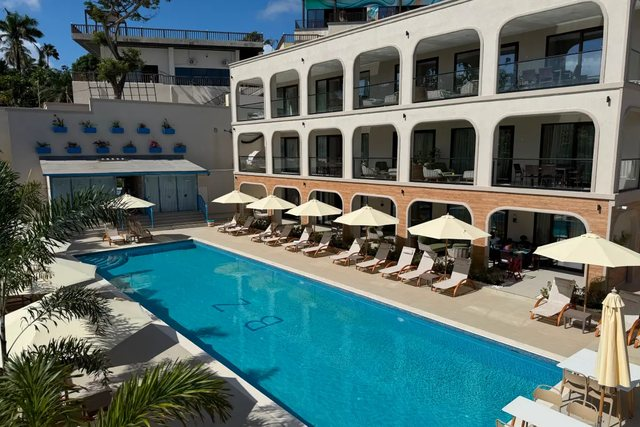
#> input picture assets/properties/aila-resorts-villas-residences-640.jpg, 640 x 427 px
$ python -i build-property-images.py   (imports and definitions only)
#> lines starting #> are read from the running program, lines starting #| are printed output that depends on the picture
#> in emit, im is the input picture: PIL image 640x427 RGB; mean R, G, B 91.3, 111.2, 108.2
"""
build-property-images.py — turn the property asset library into web imagery
============================================================================
Reads the Discover Saint Lucia WELL asset library (asset_catalogue.csv plus the
properties/ tree) and emits responsive derivatives into assets/properties/.

Run:
    py tools/build-property-images.py <asset-library-root> [<supplement-root> ...]

Several roots may be given. Each has the same layout (asset_catalogue.csv +
properties/<NN-slug>/); catalogues are merged and a file is looked up in the
roots in order. The 2026-08-10 library is the first; later research lands in a
supplement library beside it, never inside this repo.

Selection is explicit, not automatic. HEROES names the exact file chosen for
each property, because "largest landscape image" picks a bedroom over a Piton
view often enough to matter. GALLERY names up to six more per property, each
tagged with what it shows. A named list is also reviewable: you can see what
changed in a diff.

Every source is a first-party promotional asset from the property's own site
unless its catalogue row says otherwise (source_kind below). Provenance —
source page, retrieval date, rights status — is carried into
content/properties-media.js so it stays attached to the image rather than
living only in a spreadsheet.

RIGHTS. The library's own README says: "Treat every asset as permission
required / not verified." Every image therefore carries `cleared: False`
until Duncan sets it, and the client document shows only cleared images. The
workspace shows everything, marked.
"""
import csv
import hashlib
import json
import os
import re
import sys
from PIL import Image

# property_folder -> (chosen file, short alt text)
HEROES = {
    '01-sugar-beach-viceroy': (
        '07_other_viceroy-home.webp',
        'Sugar Beach resort set between the Pitons above Val des Pitons.'),
    '02-jade-mountain': (
        '07_rooms-villas_jade-sunset-on-terrace-3.jpg',
        'An open-wall Jade Mountain sanctuary at sunset, facing the Pitons.'),
    '03-anse-chastanet': (
        '07_exterior-aerial_aerial-3.jpg',
        'Anse Chastanet beach and its house reef seen from above.'),
    '04-the-landings': (
        '06_exterior-aerial_resort-overview.jpg',
        'The Landings Resort seen across its marina and villa suites.'),
    '05-sandals-grande-st-lucian': (
        '01_exterior-aerial_sgl-heart-pool-drone-5f015482c8.avif',
        'Sandals Grande St. Lucian on the Pigeon Island causeway from the air.'),
    '06-bodyholiday': (
        '01_pool-beach-views_hero-fb-cover-2020edit-1-scaled.jpg',
        'The beach and wellness pavilions at BodyHoliday, Cariblue Beach.'),
    # A'ila's exterior/aerial assets (01, 03, 04, 06, 07) are CGI architectural
    # RENDERINGS of an in-development property, not photographs. Publishing one
    # as a place a traveller can visit today would be a false claim, so the hero
    # is the built residence instead. See `RENDERING_WARNING` below.
    '07-aila-resorts-villas-residences': (
        '02_rooms-villas_bluezone-club-residence.webp',
        "A residence and pool deck at A'ila, Rodney Bay."),
    '08-stolentime': (
        '05_wellness-spa_spa-in-the-water-garden-1.jpg',
        'The Spa in the Water Garden at StolenTime, Malabar Beach.'),
    '09-rabot-hotel-hotel-chocolat': (
        '03_pool-beach-views_infinity-pool-piton-view-matt-wild-1.jpg',
        'The infinity pool at Rabot Hotel looking out to the Pitons.'),
    '10-ladera-resort': (
        '05_rooms-villas_heritage-suite-wide.jpg',
        'A Ladera heritage suite with its open fourth wall framing the Pitons.'),
    '11-cap-maison': (
        '04_exterior-aerial_aerial-054.jpg',
        'Cap Maison above the cliffs at Cap Estate.'),
    '12-thelifeco-st-lucia': (
        '06_other_photo1.webp',
        'TheLifeCo above the coastline at Rodney Bay.'),
    '13-stonefield-villa-resort': (
        '01_pool-beach-views_hiking-views.jpg',
        'The Piton view from the Stonefield estate above Soufrière.'),
    # Supplied separately 2026-08-10, so these two have no catalogue row and
    # therefore no source/retrieved provenance — see PROVENANCE_GAP below.
    '14-zoetry-marigot-bay': (
        '12_exterior-aerial_labas-beach.webp',
        'The beach and sheltered water at Marigot Bay.'),
    '15-calabash-cove': (
        '04_exterior-aerial_resort-and-beach.webp',
        'Calabash Cove above its beach on Bonaire Bay.'),
}

# What a gallery frame may be tagged as. Fixed, so the thumb label is one of
# seven words and the client document can ask for "the spa frame" by name.
KINDS = frozenset({'hero', 'spa', 'room', 'lobby', 'gym', 'activity', 'dining', 'exterior'})

# property_folder -> [(file, kind, alt), ...]  — up to six, the hero makes seven.
# Every pick was eyeballed on a contact sheet, not mapped from the filename's
# category token: the catalogue's categories are wrong often enough to matter
# (Anse Chastanet's "pool, beach & views" rows are room interiors; The Landings'
# "rooms" row is a beachside table). Excluded on sight: CGI renderings (A'ila),
# marketing frames with text baked in, weddings, stock-looking and medical
# imagery (TheLifeCo's consultation and IV frames — the field guide's brief says
# "avoid unsupported medical imagery"). Alt text says what is in the frame.
GALLERY = {
    '01-sugar-beach-viceroy': [
        ('12_wellness-spa_la-rainforest-spa-md-spa-day009370-hdr-central-009282.jpg', 'spa',
         'A thatched treatment hut of the Rainforest Spa beside a rock pool, Sugar Beach.'),
        ('08_rooms-villas_sugar-beach-luxury-cottage-outdoor-area.jpg', 'room',
         'A white Luxury Cottage with its terrace and plunge pool among the trees.'),
        ('11_wellness-spa_vhr-viceroy-sugar-beach-wellness-fitness-center.jpg', 'gym',
         'The fitness centre at Sugar Beach, a curved timber room of cardio machines open to the garden.'),
        ('10_wellness-spa_vhr-viceroy-sugar-beach-wellness-yoga-beach.jpg', 'activity',
         'A yoga pose on a deck with Petit Piton directly behind.'),
        ('05_dining-culinary_vsb-chef-with-fish.webp', 'dining',
         'A chef carrying the day’s catch along the beach below the Pitons.'),
        ('03_pool-beach-views_vhr-viceroy-sugar-beach-spice-of-life-4-0.jpg', 'exterior',
         'Petit Piton seen from the end of the jetty at Sugar Beach.'),
    ],
    '02-jade-mountain': [
        ('01_exterior-aerial_home-bottom-aerial.jpg', 'exterior',
         'Jade Mountain’s bridges and sanctuaries from the air, the Pitons across the bay.'),
        ('02_rooms-villas_slider3.jpg', 'room',
         'A sanctuary’s infinity pool and open fourth wall at dusk, facing the Pitons.'),
        ('03_wellness-spa_main-img-spa-treatments.jpg', 'spa',
         'A massage on a sanctuary terrace beside the pool, the Pitons in view.'),
        ('04_experiences-people_main-img-activities.jpg', 'activity',
         'Snorkellers over the reef in Anse Chastanet bay, the Pitons behind.'),
        ('09_wellness-spa_main-img-yoga.jpg', 'activity',
         'A partner yoga session beside a sanctuary pool at Jade Mountain.'),
        ('51_dining-culinary_celestial-terrace-dinner.jpg', 'dining',
         'Dinner for two on the Celestial Terrace at Jade Mountain, the Pitons behind.'),
    ],
    '03-anse-chastanet': [
        ('02_rooms-villas_anse-room1.jpg', 'room',
         'An open-sided hillside room at Anse Chastanet, madras-covered seating and the Pitons beyond.'),
        ('11_wellness-spa_ansechastanet-spa-3-medium.jpg', 'spa',
         'A guest in a robe at the rail of the Kai Mer spa above the sea.'),
        ('51_dining-culinary_beach-dinner-cabana.jpg', 'dining',
         'A candlelit dinner cabana on the beach at Anse Chastanet at sunset.'),
        ('10_wellness-spa_sup-yoga.jpg', 'activity',
         'Stand-up paddleboard yoga on the calm water off Anse Chastanet beach.'),
        ('05_experiences-people_snorkeler-single.jpg', 'activity',
         'A snorkeller surfacing in the bay, the Pitons on the horizon.'),
        ('06_other_achbay-sept23-0004-medium-1.jpg', 'exterior',
         'Anse Chastanet bay and its beach from above, Petit Piton behind the headland.'),
    ],
    '04-the-landings': [
        ('01_rooms-villas_callaloo-241a2991-1.webp', 'dining',
         'Tables set at the water’s edge at Callaloo, The Landings, at sunset.'),
        ('02_other_thelandings-gallery-46-65bd58ce41bac.jpg', 'exterior',
         'The Landings’ villa suites along Pigeon Island beach.'),
        ('03_rooms-villas_beachfron-241a1198-1.webp', 'room',
         'A beachfront suite’s covered terrace with plunge pool and Rodney Bay view.'),
        ('04_exterior-aerial_landings-activities-aerialtram-65fb47d48ef03-1.webp', 'activity',
         'Guests riding the rainforest aerial tram, an excursion from The Landings.'),
        ('07_wellness-spa_landings-spawellness-fitness-center-65aff848e65c8.webp', 'activity',
         'A mat class in the fitness studio at The Landings.'),
        ('10_wellness-spa_landings-25-spa-2x-1.webp', 'spa',
         'A treatment room at The Landings spa, curtains open to the terrace.'),
    ],
    '05-sandals-grande-st-lucian': [
        ('02_rooms-villas_sgl-hr-bedroom-cb7f2d2579.avif', 'room',
         'A bedroom at Sandals Grande St. Lucian opening onto a private pool.'),
        ('08_exterior-aerial_sgl-lobby-entrance-620bbf9711.avif', 'lobby',
         'The open-air lobby lounge at Sandals Grande St. Lucian.'),
        ('04_exterior-aerial_sgl-grounds-16-05fcbb5b08.webp', 'exterior',
         'Gardens and gazebos on the grounds at Sandals Grande St. Lucian.'),
        ('10_wellness-spa_list-content-02-01-e122612f3f.avif', 'spa',
         'A twin treatment cabana on the beach with a soaking tub, open to the sea.'),
        ('11_wellness-spa_list-content-02-02-fbc2dc679c.avif', 'gym',
         'The fitness centre at Sandals Grande St. Lucian, treadmills facing the sea.'),
        ('51_dining-culinary_waterside-restaurant-terrace.jpg', 'dining',
         'An open-air restaurant terrace at the water’s edge, Sandals Grande St. Lucian.'),
    ],
    '06-bodyholiday': [
        ('02_wellness-spa_img-4730.jpg', 'activity',
         'A sunrise yoga pose on the jetty at BodyHoliday, Pigeon Island behind.'),
        ('03_dining-culinary_restaurants.jpg', 'dining',
         'A sushi platter at one of BodyHoliday’s restaurants.'),
        ('07_rooms-villas_accommodations-1.webp', 'room',
         'A guest room at BodyHoliday with a freestanding tub and garden view.'),
        ('08_wellness-spa_ff083c58-3b04-4ad5-8df2-71353fa3c541.webp', 'spa',
         'A head treatment in the Wellness Centre at BodyHoliday.'),
        ('51_exterior-aerial_wellness-centre-courtyard.jpg', 'exterior',
         'The Wellness Centre at BodyHoliday, its arched courtyard and pavilion.'),
        ('13_wellness-spa_dsc8328.jpg', 'gym',
         'A mat class with stability balls in the fitness studio at BodyHoliday.'),
    ],
    # Only built-and-operating frames. Assets 01/03/04/06/07 are renderings and
    # are never picked; TheLifeCo's frames are the operating centre.
    '07-aila-resorts-villas-residences': [
        ('05_other_high-format-tlc-main.webp', 'exterior',
         'The operating TheLifeCo centre at A’ila, Rodney Bay, from the air.'),
        ('11_wellness-spa_4-healthy-nutrition.webp', 'dining',
         'Plant-based rolls from the TheLifeCo kitchen at A’ila.'),
        ('12_wellness-spa_cta-wellness.jpg', 'spa',
         'A massage under the palms at the operating TheLifeCo centre.'),
    ],
    '08-stolentime': [
        ('01_pool-beach-views_nature-2-1-1.webp', 'exterior',
         'Gardens and a gazebo among the palms at StolenTime, Malabar Beach.'),
        ('03_pool-beach-views_beach-yog1-2.webp', 'exterior',
         'Malabar Beach in front of StolenTime, Pigeon Island across the water.'),
        ('02_other_feet-v4b-1.jpg', 'dining',
         'A couple at dinner at StolenTime.'),
        ('09_wellness-spa_holistic-fitness-progra-banner.jpg', 'gym',
         'A class in the fitness studio at StolenTime.'),
        ('11_wellness-spa_tai-chi-banner.jpg', 'activity',
         'A tai chi lesson on the beach at StolenTime.'),
        ('08_wellness-spa_finding-fitness-banner.jpg', 'activity',
         'An aqua fitness class in the pool at StolenTime.'),
    ],
    '09-rabot-hotel-hotel-chocolat': [
        ('02_rooms-villas_rabot-hotel-outside-lodge-1.jpg', 'room',
         'Timber lodges among the cacao trees at Rabot Hotel.'),
        ('04_wellness-spa_spa-outside-matt-wild-1.jpg', 'spa',
         'The dark timber spa at Rabot Hotel, its beauté de cacao sign at the door.'),
        ('05_dining-culinary_rabot-restaurant-7q4a4762-1-jpg-1.jpg', 'dining',
         'The cacao-led table at Rabot Restaurant, Petit Piton in the window.'),
        ('11_wellness-spa_yoga-infinity-pool-1-march-2022-1.jpg', 'activity',
         'A tree pose on the yoga deck beside the infinity pool, facing the Piton.'),
        ('07_experiences-people_boat-experience-0211-2-1.jpg', 'activity',
         'The Rabot boat under way along the Soufrière coast.'),
        ('09_wellness-spa_spa-treatment-2-march-2022-1.jpg', 'spa',
         'A cacao scrub treatment at the Rabot spa.'),
    ],
    '10-ladera-resort': [
        ('02_wellness-spa_dscf1734-large.jpg', 'gym',
         'A treadmill at Ladera’s fitness room, facing the Pitons through open walls.'),
        ('03_experiences-people_piton-hike-trail-anson-wide.jpg', 'activity',
         'A guide on the shaded trail below the Pitons.'),
        ('04_other_treehouse-wide-2.jpg', 'spa',
         'The Lévé treehouse spa raised in the forest canopy at Ladera.'),
        ('10_wellness-spa_leve-spa-still001-retouched-standard.jpg', 'exterior',
         'Ladera on its ridge below Petit Piton.'),
        ('12_wellness-spa_983a902b-80f2-4604-8f28-98a8996bbb34-m-large.jpg', 'activity',
         'A seated yoga session on a covered deck at Ladera.'),
        ('51_dining-culinary_dasheene-sunset-petit-piton.jpg', 'dining',
         'A table at Dasheene at dusk, Petit Piton filling the open side of the room.'),
    ],
    '11-cap-maison': [
        ('02_pool-beach-views_the-cap-maison-and-naked-fisherman-beach.jpg', 'exterior',
         'Smugglers Cove below Cap Maison, seen from above.'),
        ('08_rooms-villas_rooms-077.jpg', 'room',
         'A twin room at Cap Maison opening onto a terrace.'),
        ('06_dining-culinary_img-2439x-scaled-1.jpg', 'dining',
         'A dish under glass and a glass of white wine at The Cliff at Cap.'),
        ('10_wellness-spa_beach-010.jpg', 'spa',
         'A hanging chair on the Rock Maison deck above the sea at Cap Maison.'),
        ('51_other_reception-lounge.jpg', 'lobby',
         'The reception lounge at Cap Maison under a vaulted brick ceiling.'),
        ('09_wellness-spa_courtyard-005-2.jpg', 'exterior',
         'The courtyard pool at Cap Maison between the white villas.'),
    ],
    '12-thelifeco-st-lucia': [
        ('01_exterior-aerial_photo5.webp', 'lobby',
         'The lounge and juice bar at TheLifeCo St. Lucia.'),
        ('02_rooms-villas_photo1-scaled.webp', 'room',
         'A guest room at TheLifeCo with its balcony over Rodney Bay.'),
        ('03_pool-beach-views_photo2.webp', 'exterior',
         'A balcony at TheLifeCo looking across Rodney Bay to Pigeon Island.'),
        ('05_dining-culinary_thelifeco-vegan-sushi.jpg', 'dining',
         'Vegan sushi from the TheLifeCo kitchen.'),
        ('07_wellness-spa_photo6.webp', 'spa',
         'A treatment room at TheLifeCo St. Lucia.'),
        ('12_wellness-spa_cta-wellness.jpg', 'spa',
         'A massage under the palms at TheLifeCo.'),
    ],
    # From the 2026-09 supplement library (calabashcove.com/gallery). Zoëtry Marigot
    # Bay has no entry: hyatt.com and hyattinclusivecollection.com refuse automated
    # and in-app-browser requests, marigotbay.com now sells land, booking.com serves
    # a bot challenge. Its hero is carried forward; its gallery waits.
    '15-calabash-cove': [
        ('51_other_lobby-in-the-sky.jpg', 'lobby',
         'The open-air Lobby in the Sky at Calabash Cove, lounge seating around the red piano.'),
        ('52_wellness-spa_ti-spa-gazebo.jpg', 'spa',
         'A massage table set in a gazebo at Ti Spa, Calabash Cove.'),
        ('53_rooms-villas_bedroom-bay-view.jpg', 'room',
         'A bedroom at Calabash Cove opening onto its terrace above Bonaire Bay.'),
        ('54_dining-culinary_windsong-restaurant.jpg', 'dining',
         'Tables laid at the Windsong restaurant, Calabash Cove, the sea beyond the rail.'),
        ('55_wellness-spa_fitness-room.jpg', 'gym',
         'The fitness room at Calabash Cove, treadmills facing the garden.'),
        ('56_wellness-spa_yoga-on-the-boardwalk.jpg', 'activity',
         'A yoga pose on the boardwalk deck over the water at Calabash Cove.'),
    ],
    '13-stonefield-villa-resort': [
        ('02_wellness-spa_3-img-8202.jpg', 'activity',
         'Mats laid out on the yoga deck at Stonefield, Petit Piton behind.'),
        ('07_rooms-villas_oceanview-villa-bedroom.jpg', 'room',
         'A four-poster bed under a vaulted ceiling in a Stonefield villa.'),
        ('06_rooms-villas_poolside-5-bdrm-villa-lead.png', 'exterior',
         'A villa pool at Stonefield with the Pitons above the treeline.'),
        ('09_wellness-spa_escape-spa.jpg', 'spa',
         'A guest in a robe on a Stonefield veranda facing Petit Piton.'),
        ('10_wellness-spa_yoga-studio.jpg', 'activity',
         'A seated yoga pose on a villa veranda at Stonefield, the Piton in view.'),
        ('03_exterior-aerial_shower-landscape.png', 'room',
         'An open-air garden shower in a Stonefield villa.'),
    ],
}

# Folders that arrived outside the catalogued library. Recorded so a missing
# source URL reads as a known gap rather than looking like a scraping bug.
PROVENANCE_GAP = {'14-zoetry-marigot-bay', '15-calabash-cove'}
# Both heroes are carried forward from the last build when no root holds their
# original; Calabash Cove's gallery comes from the 2026-09 supplement root.

# Display names for the credit line where no catalogue row can supply one.
CREDIT_FALLBACK = {
    '14-zoetry-marigot-bay': 'Zoëtry Marigot Bay St. Lucia',
    '15-calabash-cove': 'Calabash Cove Resort & Spa',
}

# Domains that are booking intermediaries, not the property. An image whose
# catalogue row came from one of these is marked source_kind 'ota' and never
# reaches the client document until cleared — the OTA licensed it from the
# property (or shot it); public-facing is not public domain.
OTA_DOMAINS = ('expedia.', 'hotels.com', 'booking.com', 'tripadvisor.', 'agoda.',
               'trivago.', 'kayak.', 'priceline.', 'orbitz.', 'travelocity.', 'hotwire.')

# village key -> (property_folder, file, alt) — one representative frame each
VILLAGES = {
    'longevity': ('12-thelifeco-st-lucia', '07_wellness-spa_photo6.webp',
                  'A treatment and recovery space at TheLifeCo, overlooking the sea.'),
    'rainforest': ('01-sugar-beach-viceroy',
                   '12_wellness-spa_la-rainforest-spa-md-spa-day009370-hdr-central-009282.jpg',
                   'The Rainforest Spa at Sugar Beach, set among the forest canopy.'),
    # Deliberately place-led rather than a posed spa frame: the brochure's own
    # photography rule rules out generic wellness/yoga stock, and the village is
    # about water, not treatments.
    # NB the catalogue's categories are not always reliable — Anse Chastanet's
    # "Pool, beach & views" entries are actually room interiors. Verify the frame,
    # not the label, before trusting it; the alt text has to describe what is
    # really there.
    'ocean': ('11-cap-maison', '02_pool-beach-views_the-cap-maison-and-naked-fisherman-beach.jpg',
              'Beach meeting clear turquoise shallows below Cap Maison, seen from above.'),
    'heritage': ('09-rabot-hotel-hotel-chocolat',
                 '05_dining-culinary_rabot-restaurant-7q4a4762-1-jpg-1.jpg',
                 'The cacao-led table at Rabot Restaurant above Soufrière.'),
    'movement': ('03-anse-chastanet', '01_exterior-aerial_aerial.jpg',
                 'Anse Chastanet beach and the forested hillside above it.'),
    'connection': ('02-jade-mountain', '06_pool-beach-views_main-img-pools.jpg',
                   'An infinity pool sanctuary at Jade Mountain facing the Pitons.'),
}

WIDTHS = [640, 960, 1440]
# Gallery frames are thumbnails first and a swapped-in card image second; the
# card is never wider than 960 CSS px. Skipping 1440 is a third of the bytes.
GALLERY_WIDTHS = [640, 960]
TARGET_RATIO = 3 / 2          # crop everything to a common ratio so grids align

# Properties whose library imagery includes CGI renderings of unbuilt phases.
# Carried into the generated media file so the constraint travels with the data
# rather than living in a README nobody re-reads. Anything shown for these must
# be a photograph of what exists today, or be labelled an artist's impression.
RENDERING_WARNING = {
    '07-aila-resorts-villas-residences':
        "Library assets 01/03/04/06/07 are CGI renderings of in-development "
        "phases. Only built-and-open photography may be shown without an "
        "explicit artist's-impression label.",
}


# [52 lines left out: functions load_catalogues, find_source, load_existing, sha6, source_kind, not called in this run]


def crop_to_ratio(im, ratio):
    """Centre-crop to `ratio`, trimming the long axis only — never upscale."""
#> called with ratio = 1.5
    w, h = im.size
    if w / h > ratio:
        new_w = int(h * ratio)
        left = (w - new_w) // 2
        return im.crop((left, 0, left + new_w, h))
    new_h = int(w / ratio)
    # Bias slightly above centre: horizons and architecture sit high in these frames.
    top = int((h - new_h) * 0.40)
    return im.crop((0, top, w, top + new_h))
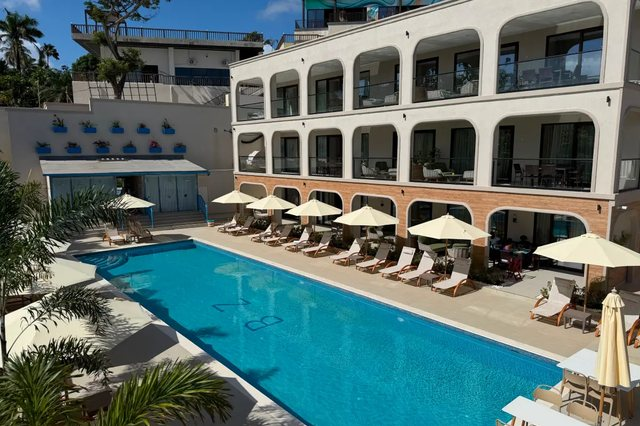
#> returned value: PIL image 640x426 RGB; mean R, G, B 91.4, 111.2, 108.2


def save_pair(im, out_dir, base, w):
    """Write one width as JPEG + WebP.

    Quality steps DOWN as the image gets wider. The big derivatives only ever
    serve high-DPR screens, where the pixels are half the apparent size and
    compression artefacts are correspondingly harder to see — so paying full
    quality for them is waste. Aerials of water and canopy are the worst case:
    at a flat q=82 one of these landed at 497 KB for a frame that is displayed
    about 440 px wide.
    """
    jpg_q, webp_q = {640: (84, 80), 960: (80, 74), 1440: (76, 70)}.get(w, (80, 74))
    im.save(os.path.join(out_dir, f'{base}-{w}.jpg'),
            'JPEG', quality=jpg_q, optimize=True, progressive=True)
    im.save(os.path.join(out_dir, f'{base}-{w}.webp'), 'WEBP', quality=webp_q, method=6)


def emit(src_path, out_base, out_dir, widths=WIDTHS):
    im = Image.open(src_path)
    if im.mode in ('RGBA', 'P', 'LA'):
        im = im.convert('RGB')
    im = crop_to_ratio(im, TARGET_RATIO)
    made = []
    for w in widths:
        if w > im.width:
            continue
        h = round(im.height * w / im.width)
        save_pair(im.resize((w, h), Image.LANCZOS), out_dir, out_base, w)
        made.append(w)
#> after the loop, made = [640]
#> (the rest of the program and of its run is left out)
